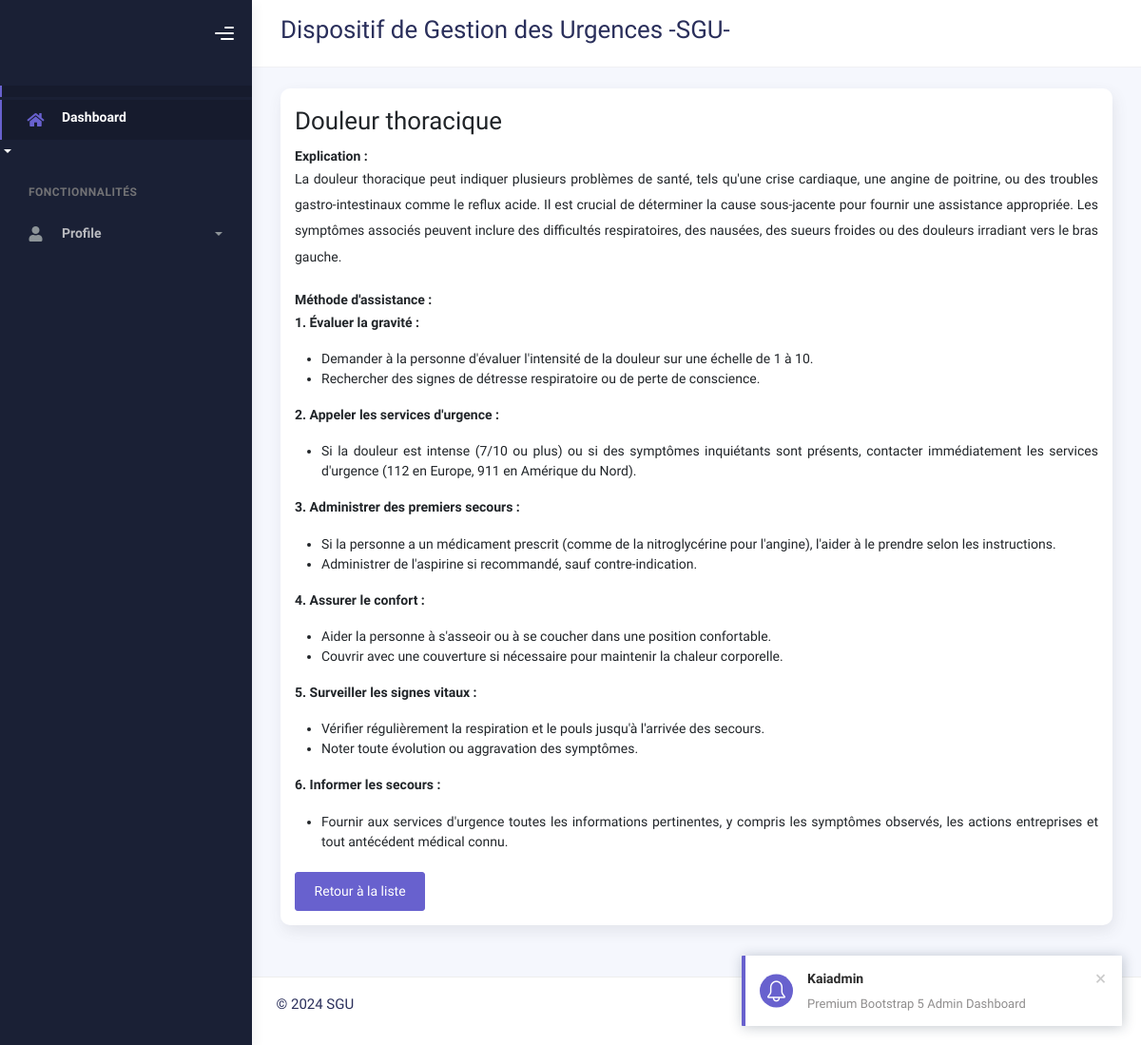
The page /domicile/1/ on the database its author committed.
### dashborad/models.py (models this page shows, shortened)
class Domicile(models.Model):
    symptom = models.CharField(
        max_length=255,
        verbose_name=_("Symptôme"),
        help_text=_("Symptôme observé qui nécessite une assistance à domicile.")
    )
    explanation = RichTextField(
        verbose_name=_("Explication"),
        help_text=_("Explication du symptôme et des raisons possibles.")
    )
    assistance_method = RichTextField(
        verbose_name=_("Méthode d'assistance"),
        help_text=_("Méthode ou procédure pour assister la personne à domicile.")
    )

### dashborad/views.py (the view)
# urls.py: path('domicile/<int:pk>/', DomicileDetailView.as_view(), name='domicile_detail'),
class DomicileDetailView(DetailView):
    model = Domicile
    template_name = 'domicile/domicile_detail.html'
    context_object_name = 'domicile'
    def get_context_data(self, **kwargs):
        context = super().get_context_data(**kwargs)
        user = self.request.user
        context['is_medecin'] = hasattr(user, 'medecin')
        return context

### templates/domicile/domicile_detail.html (shortened to what this page needs)
{% extends "user/base.html" %}
{% load static %}
{% load crispy_forms_tags %}
{% block navbar-header %}
<h2 class="header">Dispositif de Gestion des Urgences -SGU-</h2>
{% endblock navbar-header %}
{% block content %}
<div class="row">
  <div class="col-sm-12 col-md-12">
    <div class="card card-stats card-round">
      <div class="card-body">
        <div class="row align-items-center">
          <div class="col-12">
            <h2>{{ domicile.symptom }}</h2>
            <div class="mb-4">
              <strong>Explication :</strong>
              <div class="content">{{ domicile.explanation|safe }}</div>
            </div>
            <div class="mb-4">
              <strong>Méthode d'assistance :</strong>
              <div class="content">{{ domicile.assistance_method|safe }}</div>
            </div>
            <a href="{% url 'domicile_list' %}" class="btn btn-secondary">Retour à la liste</a>
          </div>
        </div>
      </div>
    </div>
  </div>
</div>
{% endblock content %}

### rows shown on the page
Domicile: symptom "Douleur thoracique", explanation "La douleur thoracique peut indiquer plusieurs problèmes de santé, tels qu'une crise cardiaque, une angine de poitrine, ou des troubles gastro-intestinaux comme le reflux acide. Il est crucial de déterminer la cause sous-jacente pour fournir une assistance appropriée. Les symptômes associés peuvent inclure des difficultés respiratoires, des nausées, des sueurs froides ou des douleurs irradiant vers le bras gauche.", assistance_method "1. Évaluer la gravité : Demander à la personne d'évaluer l'intensité de la douleur sur une échelle de 1 à 10. Rechercher des signes de détresse respiratoire ou de perte de conscience. 2. Appeler les services d'urgence : Si la douleur est intense (7/10 ou plus) ou si des symptômes inquiétants sont présents, contacter immédiatement les services d'urgence (112 en Europe, 911 en Amérique du Nord). 3. Administrer des premiers secours : Si la personne a un médicament prescrit (comme de la nitroglycérine pour l'angine), l'aider à le prendre selon les instructions. Administrer de l'aspirine si recommandé, sauf contre-indication. 4. Assurer le confort : Aider la personne à s'asseoir ou à se coucher…"
